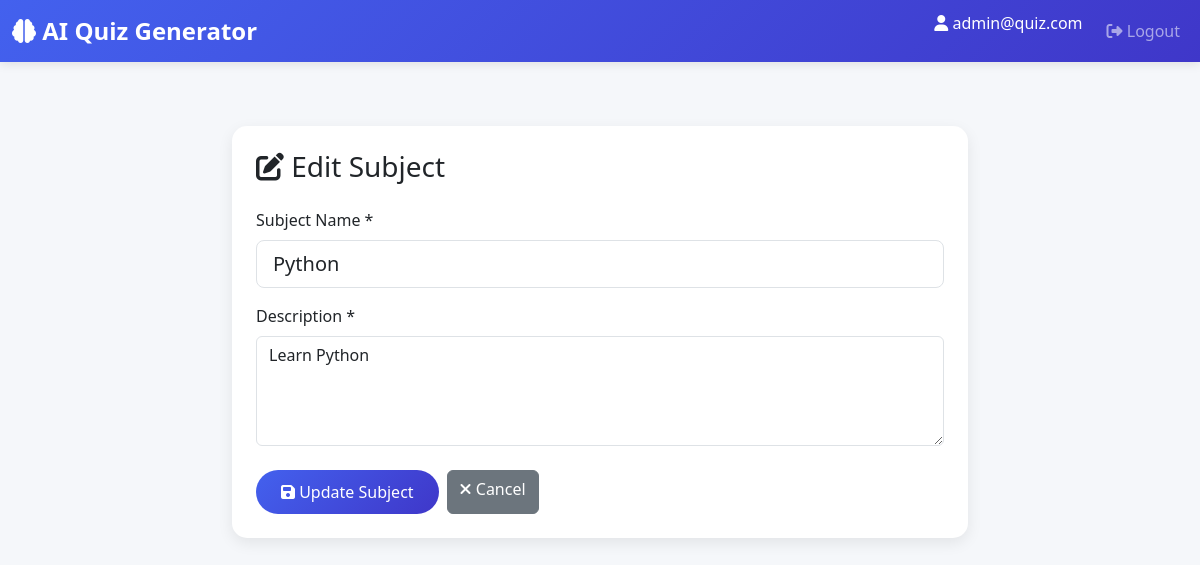
The page /admin/subject/edit/1 (signed in) on the database its author committed.
### models.py (models this page shows, shortened)
class User(db.Model):
    __tablename__ = 'users'
    id = db.Column(db.Integer, primary_key=True)
    username = db.Column(db.String(120), unique=True, nullable=False)
    password = db.Column(db.String(200), nullable=False)
    full_name = db.Column(db.String(100), nullable=False)
    qualification = db.Column(db.String(100))
    date_of_birth = db.Column(db.Date)
    is_admin = db.Column(db.Boolean, default=False)
    created_at = db.Column(db.DateTime, default=datetime.utcnow)
    scores = db.relationship('Score', backref='user', lazy=True, cascade='all, delete-orphan')

class Subject(db.Model):
    __tablename__ = 'subjects'
    id = db.Column(db.Integer, primary_key=True)
    name = db.Column(db.String(100), nullable=False)
    description = db.Column(db.Text)
    created_at = db.Column(db.DateTime, default=datetime.utcnow)
    chapters = db.relationship('Chapter', backref='subject', lazy=True, cascade='all, delete-orphan')

### app.py (the view)
@app.route('/admin/subject/edit/<int:id>', methods=['GET', 'POST'])
@admin_required
def edit_subject(id):
    subject = Subject.query.get_or_404(id)
    if request.method == 'POST':
        subject.name = request.form.get('name')
        subject.description = request.form.get('description')
        db.session.commit()
        flash('Subject updated successfully', 'success')
        return redirect(url_for('manage_subjects'))
    return render_template('edit_subject.html', subject=subject)

### app.py (called while the page is built)
def admin_required(f):
    @wraps(f)
    def decorated_function(*args, **kwargs):
        if 'user_id' not in session:
            flash('Please login first', 'warning')
            return redirect(url_for('login'))
        user = User.query.get(session['user_id'])
        if not user or not user.is_admin:
            flash('Access denied. Admin only.', 'danger')
            return redirect(url_for('user_dashboard'))
        return f(*args, **kwargs)
    return decorated_function

### templates/edit_subject.html (shortened to what this page needs)
{% extends "base.html" %}
{% block content %}
<div class="container py-5">
    <div class="row justify-content-center">
        <div class="col-md-8">
            <div class="card">
                <div class="card-body p-4">
                    <h3 class="card-title mb-4">
                        <i class="fas fa-edit"></i> Edit Subject
                    </h3>
                    <form method="POST" action="{{ url_for('edit_subject', id=subject.id) }}">
                        <div class="mb-3">
                            <label for="name" class="form-label">Subject Name *</label>
                            <input type="text" class="form-control form-control-lg"
                                   id="name" name="name" required
                                   value="{{ subject.name }}">
                        </div>
                        <div class="mb-4">
                            <label for="description" class="form-label">Description *</label>
                            <textarea class="form-control" id="description" name="description"
                                      rows="4" required>{{ subject.description }}</textarea>
                        </div>
                        <div class="d-flex gap-2">
                            <button type="submit" class="btn btn-primary">
                                <i class="fas fa-save"></i> Update Subject
                            </button>
                            <a href="{{ url_for('manage_subjects') }}" class="btn btn-secondary">
                                <i class="fas fa-times"></i> Cancel
                            </a>
                        </div>
                    </form>
                </div>
            </div>
        </div>
    </div>
</div>
{% endblock %}

### templates/base.html (shortened to what this page needs)
<!DOCTYPE html>
<html lang="en">
<head>
    <link href="https://cdn.jsdelivr.net/npm/bootstrap@5.3.0/dist/css/bootstrap.min.css" rel="stylesheet">
    <link rel="stylesheet" href="https://cdnjs.cloudflare.com/ajax/libs/font-awesome/6.4.0/css/all.min.css">
</head>
<body>
    <nav class="navbar navbar-expand-lg navbar-dark">
        <div class="container-fluid">
            <a class="navbar-brand" href="{{ url_for('index') }}">
                <i class="fas fa-brain"></i> AI Quiz Generator
            </a>
            <div class="collapse navbar-collapse" id="navbarNav">
                <ul class="navbar-nav ms-auto">
                    {% if session.get('user_id') %}
                        <li class="nav-item">
                            <span class="navbar-text text-white me-3">
                                <i class="fas fa-user"></i> {{ session.get('username') }}
                            </span>
                        </li>
                        <li class="nav-item">
                            <a class="nav-link" href="{{ url_for('logout') }}">
                                <i class="fas fa-sign-out-alt"></i> Logout
                            </a>
                        </li>
                    {% endif %}
                </ul>
            </div>
        </div>
    </nav>
    {% block content %}{% endblock %}
</body>
</html>

### templates/base.html (style rules this page uses)
:root { --primary-color: #4361ee; --secondary-color: #3f37c9; --success-color: #06d6a0; --danger-color: #ef476f; --warning-color: #ffd166; --dark-color: #212529; --light-color: #f8f9fa; }
body { font-family: 'Segoe UI', Tahoma, Geneva, Verdana, sans-serif; background-color: #f5f7fa; }
.navbar { background: linear-gradient(135deg, var(--primary-color), var(--secondary-color)); box-shadow: 0 2px 10px rgba(0,0,0,0.1); }
.navbar-brand { font-weight: bold; font-size: 1.5rem; }
.card { border: none; border-radius: 15px; box-shadow: 0 5px 15px rgba(0,0,0,0.08); transition: transform 0.3s, box-shadow 0.3s; }
.btn-primary { background: linear-gradient(135deg, var(--primary-color), var(--secondary-color)); border: none; border-radius: 25px; padding: 10px 25px; transition: all 0.3s; }

### rows shown on the page
User: get "admin@quiz.com"
Subject: name "Python", description "Learn Python"
